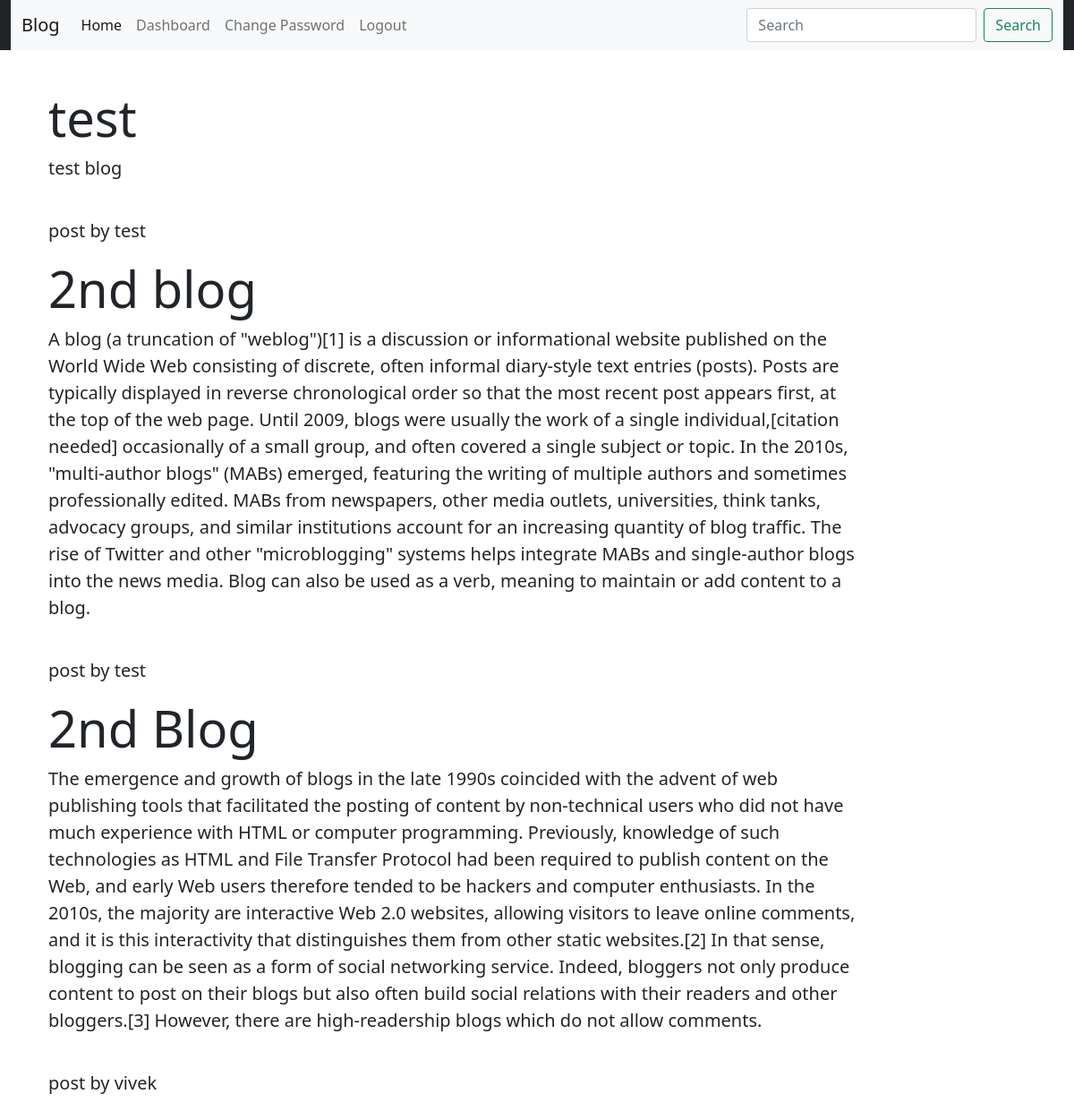
The app's page / (signed in) with its own data.
### app/models.py (models this page shows)
class Blog(models.Model):
    user=models.ForeignKey(User,on_delete=models.CASCADE)
    title=models.CharField(max_length=200)
    discription=models.TextField()

### app/views.py (the view)
# urls.py: path("",Home.as_view(),name="home"),
class Home(TemplateView):
    template_name="app/home.html"
    blog=Blog.objects.all()
    def get_context(self,request,*args,**kwargs):
        context={}
        context["blog"]=self.blog
        return context
    def get(self,request,*args,**kwargs):
        return render(request,self.template_name,self.get_context(request,*args,**kwargs))

### app/templates/app/home.html
{% include "app/base.html" %}
{% load static %}
{% block content %}
    <div class="col-sm-10">
        <h3 class="text-white">Home Page</h3>
    {% for b in blog %}
    <div class="jumbotron jumbotron-fluid jumbo-color mb-3">
        <div class="container">
            <h1 class="display-4 font-weight-bold">{{b.title}}</h1>
            <p class="lead">{{b.discription}}</p><br>
            <small class="lead mt-2">post by {{b.user}}</small>
        </div>
    </div>
    {% endfor %}
    </div>
{% endblock content %}

### records on screen
Blog: title "test", discription "test blog", user "test"
Blog: title "2nd blog", discription "A blog (a truncation of \"weblog\")[1] is a discussion or informational website published on the World Wide Web consisting of discrete, often informal diary-style text entries (posts). Posts are typically displayed in reverse chronological order so that the most recent post appears first, at the top of the web page. Until 2009, blogs were usually the work of a single individual,[citation needed] occasionally of a small group, and often covered a single subject or topic. In the 2010s, \"multi-author blogs\" (MABs) emerged, featuring the writing of multiple authors and sometimes professionally edited. MABs from newspapers, other media outlets, universities, think tanks, advocacy groups, and…", user "test"
Blog: title "2nd Blog", discription "The emergence and growth of blogs in the late 1990s coincided with the advent of web publishing tools that facilitated the posting of content by non-technical users who did not have much experience with HTML or computer programming. Previously, knowledge of such technologies as HTML and File Transfer Protocol had been required to publish content on the Web, and early Web users therefore tended to be hackers and computer enthusiasts. In the 2010s, the majority are interactive Web 2.0 websites, allowing visitors to leave online comments, and it is this interactivity that distinguishes them from other static websites.[2] In that sense, blogging can be seen as a form of social networking…", user "vivek"
